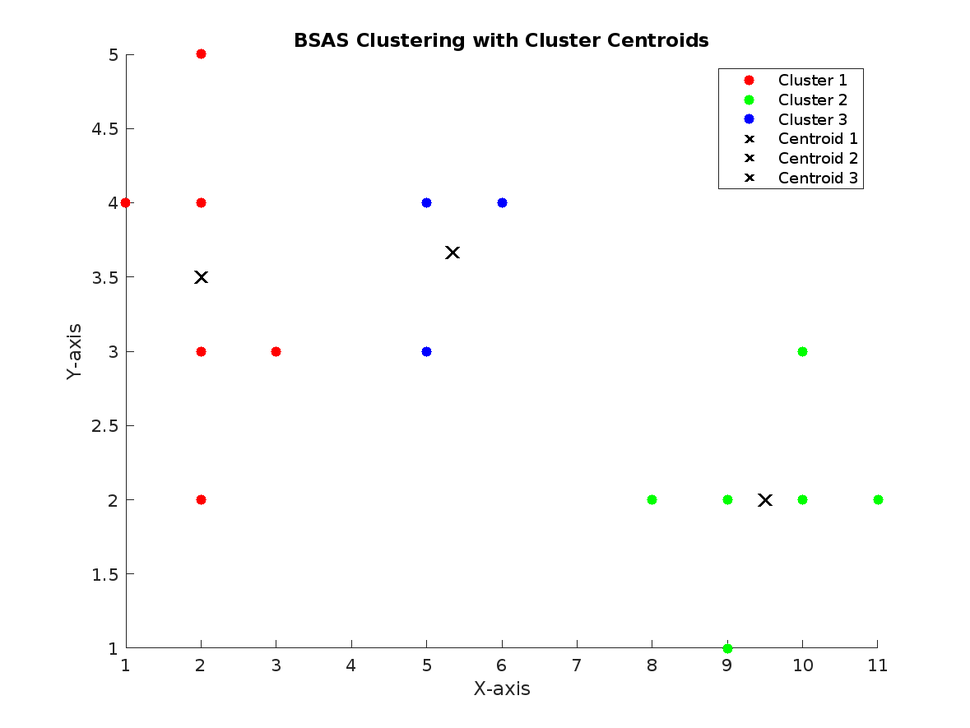
%> input picture Agglomeratie_cluster/bsas_clustering_plot.png, 970 x 728 px, shrunk from 1179 x 885 before the run
$ octave project_1.m   (GNU Octave 9; MATLAB toolbox functions it lacks are replaced by stand-ins)
%> lines starting %> are read from the running program, lines starting %| are printed output that depends on the picture

%%% #1
X = [2, 5; 6, 4; 5, 3; 2, 2; 1, 4; 5, 4; 3, 3; 2, 3; 2, 4; 8, 2; 9, 2; 10, 2; 11, 2; 10, 3; 9, 1];


order = [1, 4, 7, 10, 13, 2, 5, 8, 11, 14, 3, 6, 9, 12, 15];


theta = 3.0;

q = 7;

cluster_representatives = [];

cluster_indices = cell(1, q);

num_clusters = 0;


for i = 1:length(order)
    data_point = X(order(i), :);
    if isempty(cluster_representatives)
        cluster_representatives = [cluster_representatives; data_point];
        num_clusters = num_clusters + 1;
        cluster_indices{num_clusters} = order(i);
    else
        distances = pdist2(data_point, cluster_representatives);

    min_distance = min(distances);
    min_cluster_index = find(distances == min_distance);

    if min_distance <= theta && num_clusters <= q

        cluster_index = min_cluster_index(1);
        cluster_indices{cluster_index} = [cluster_indices{cluster_index}, order(i)];
        cluster_representatives(cluster_index, :) = mean(X(cluster_indices{cluster_index}, :), 1);
        fprintf('CLUSTER REPRESENTATIVES %.2f\n', cluster_representatives)
        fprintf('CLUSTERS: %.2f\n', cluster_index);
    elseif num_clusters < q
        cluster_representatives = [cluster_representatives; data_point];
        num_clusters = num_clusters + 1;
        cluster_indices{num_clusters} = order(i);
    end
    end
end

disp('Cluster Representatives:');
disp(cluster_representatives);
disp('Cluster Indices:');
disp(cluster_indices);

figure;
hold on;
colors = hsv(num_clusters);
%data
for i = 1:num_clusters
scatter(X(cluster_indices{i}, 1), X(cluster_indices{i}, 2), [], colors(i, :), 'filled');
end
%clusters
for i = 1:num_clusters
scatter(cluster_representatives(i, 1), cluster_representatives(i, 2), 100, 'x', 'MarkerEdgeColor', 'k', 'LineWidth', 2);
end
legend('Cluster 1', 'Cluster 2', 'Cluster 3', 'Centroid 1', 'Centroid 2', 'Centroid 3');
xlabel('X-axis');
ylabel('Y-axis');

title('BSAS Clustering with Cluster Centroids');
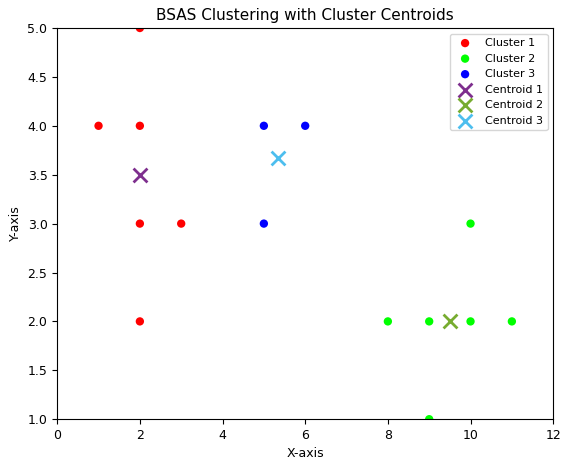
%> figure redrawn from the program's plot data
print(gcf, '-dpng', 'bsas_clustering_plot.png');
hold off;
bsas_clustering_plot = imread("/MATLAB Drive/bsas_clustering_plot.png");
%> bsas_clustering_plot is the input picture: size 728x970x3 uint8; mean R, G, B 252, 252, 251.9
hold off;


%%% #2
% Case A
K_A = 2;
initial_centroids_A = [X(1, :); X(5, :)];

% Case B
K_B = 3;
initial_centroids_B = [X(1, :); X(5, :); X(9, :)];

% Perform k-means clustering
[cluster_indices_A, centroids_A] = kmeans(X, K_A, 'Start', initial_centroids_A, 'MaxIter', 1000, 'Display', 'final');
fprintf('dentroids_A: %.2f\n', centroids_A)
[cluster_indices_B, centroids_B] = kmeans(X, K_B, 'Start', initial_centroids_B, 'MaxIter', 1000, 'Display', 'final');
figure;
% Plot the results
figure;

% Plot Case A
subplot(1, 2, 1);
scatter(X(cluster_indices_A == 1, 1), X(cluster_indices_A == 1, 2), 50, 'filled', 'MarkerFaceColor', 'y');
hold on;
scatter(X(cluster_indices_A == 2, 1), X(cluster_indices_A == 2, 2), 50, 'filled', 'MarkerFaceColor', 'k');
scatter(centroids_A(:, 1), centroids_A(:, 2), 100, 'x', 'MarkerEdgeColor', 'r', 'LineWidth', 2);
title('K-Means Clustering (K=2) - Case A');
xlabel('X-axis');
ylabel('Y-axis');
legend('Cluster 1 (Data Points)', 'Cluster 2 (Data Points)', 'Centroids');
hold off;

% Plot Case B
subplot(1, 2, 2);
scatter(X(cluster_indices_B == 1, 1), X(cluster_indices_B == 1, 2), 50, 'filled', 'MarkerFaceColor', 'y');
hold on;
scatter(X(cluster_indices_B == 2, 1), X(cluster_indices_B == 2, 2), 50, 'filled', 'MarkerFaceColor', 'k');
scatter(X(cluster_indices_B == 3, 1), X(cluster_indices_B == 3, 2), 50, 'filled', 'MarkerFaceColor', 'b');
scatter(centroids_B(:, 1), centroids_B(:, 2), 100, 'x', 'MarkerEdgeColor', 'r', 'LineWidth', 2);
title('K-Means Clustering (K=3) - Case B');
xlabel('X-axis');
ylabel('Y-axis');
legend('Cluster 1 (Data Points)', 'Cluster 2 (Data Points)', 'Cluster 3 (Data Points)', 'Centroids');
hold off;

%%% 5
X = [
    2 5;6 4;5 3;2 2;1 4;5 2;3 3;2 3];

D = squareform(pdist(X));
Z_complete = linkage(D, 'complete');
Z_average = linkage(D, 'average');
Z_ward = linkage(X, 'ward');

figure;
subplot(1,3,1);
dendrogram(Z_complete);
title('Complete Linkage');

subplot(1,3,2);
dendrogram(Z_average);
title('Average Linkage');

subplot(1,3,3);
dendrogram(Z_ward);
title('Ward Linkage');
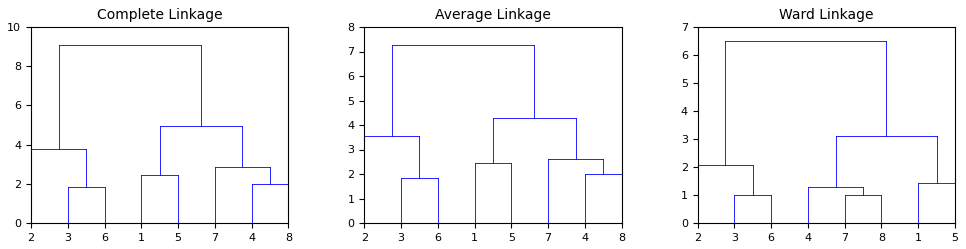
%> figure redrawn from the program's plot data, 3 panels


thresh_complete = Z_complete(end - 6, 3);
thresh_average = Z_average(end - 6, 3);
thresh_ward = Z_ward(end - 6, 3);
fprintf('Dissimilarity level for R7 (Complete Linkage): %.2f\n', thresh_complete);
fprintf('Dissimilarity level for R7 (Average Linkage): %.2f\n', thresh_average);
fprintf('Dissimilarity level for R7 (Ward Linkage): %.2f\n', thresh_ward);

num_clusters_complete = numel(unique(cluster(Z_complete, 'maxclust', 1)));
num_clusters_average = numel(unique(cluster(Z_average, 'maxclust', 1)));
num_clusters_ward = numel(unique(cluster(Z_ward, 'maxclust', 1)));
fprintf('Number of clusters using longest survival time criterion (Complete Linkage): %d\n', num_clusters_complete);
fprintf('Number of clusters using longest survival time criterion (Average Linkage): %d\n', num_clusters_average);
fprintf('Number of clusters using longest survival time criterion (Ward Linkage): %d\n', num_clusters_ward);
